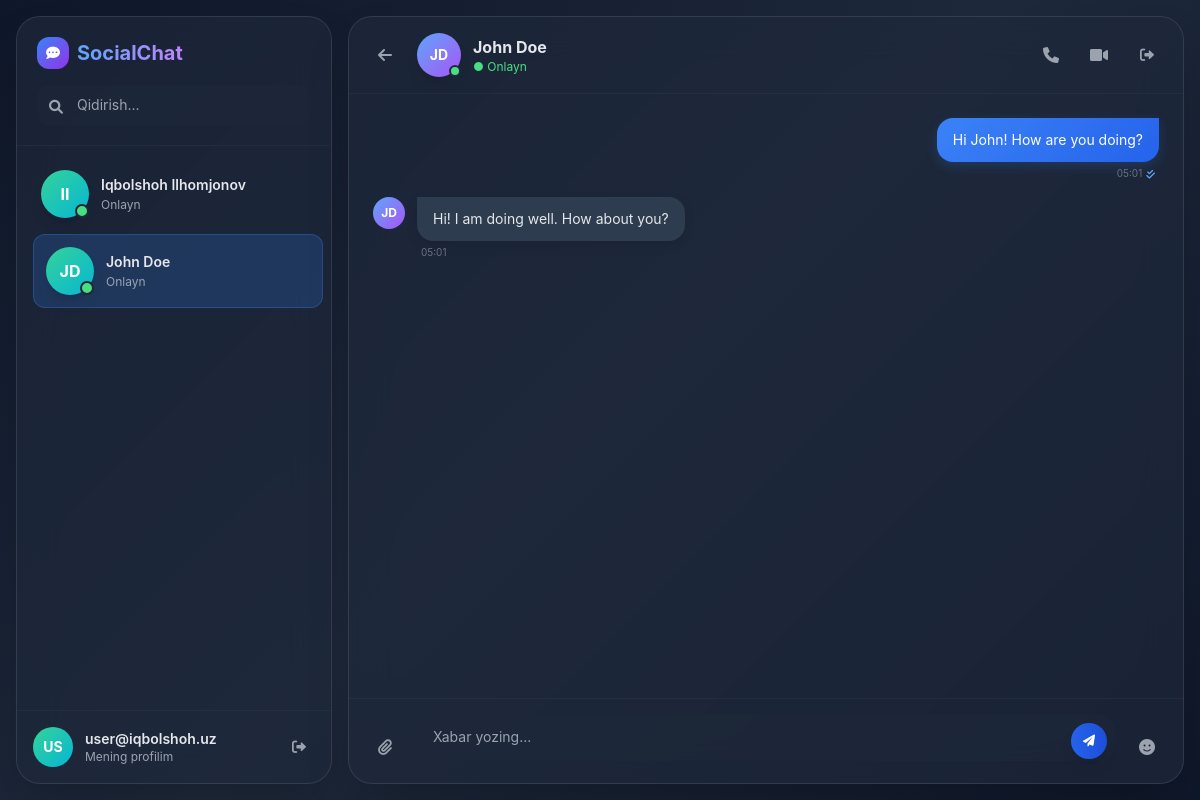
The page /?id=3 (signed in) on the database its author committed.
### tables this page shows
CREATE TABLE users (
    id INT PRIMARY KEY AUTO_INCREMENT,
    name VARCHAR(50) NOT NULL,
    email VARCHAR(100) NOT NULL UNIQUE,
    password VARCHAR(255) NOT NULL,
    created_at TIMESTAMP DEFAULT CURRENT_TIMESTAMP,
    updated_at TIMESTAMP DEFAULT CURRENT_TIMESTAMP ON UPDATE CURRENT_TIMESTAMP
);

CREATE TABLE messages (
    id INT PRIMARY KEY AUTO_INCREMENT,
    sender_id INT NOT NULL,
    receiver_id INT NOT NULL,
    message TEXT NOT NULL,
    status ENUM('sent', 'read') DEFAULT 'sent',
    created_at TIMESTAMP DEFAULT CURRENT_TIMESTAMP,
    FOREIGN KEY (sender_id) REFERENCES users(id) ON DELETE CASCADE,
    FOREIGN KEY (receiver_id) REFERENCES users(id) ON DELETE CASCADE
);

### db.php (called while the page is built, shortened)
<?php
class Database
{
    private $conn;
    public function __construct()
    {
        try {
            $this->conn = new PDO(
                "mysql:host=" . DB_SERVER . ";dbname=" . DB_NAME,
                DB_USERNAME,
                DB_PASSWORD,
                [
                    PDO::ATTR_ERRMODE => PDO::ERRMODE_EXCEPTION,
                    PDO::ATTR_DEFAULT_FETCH_MODE => PDO::FETCH_ASSOC,
                    PDO::ATTR_EMULATE_PREPARES => false,
                ]
            );
        } catch (PDOException $e) {
            die("Database connection error: " . $e->getMessage());
        }
    }
    public function execute($sql, $params = [])
    {
        try {
            $stmt = $this->conn->prepare($sql);
            $stmt->execute($params);
            return $stmt;
        } catch (PDOException $e) {
            die("Query Error: " . $e->getMessage());
        }
    }
    public function select($table, $columns = "*", $condition = "", $params = [])
    {
        return $this->execute(
            "SELECT $columns FROM $table" . ($condition ? " WHERE $condition" : ""),
            $params
        )->fetchAll();
    }
}

### index.php (the view, shortened to what this page needs)
<?php
include 'db.php';
$db = new Database();
$contacts = $db->select('users', '*', 'id != ?', [$_SESSION['user']['id']]);
if (isset($_GET['id']) && !empty($_GET['id'])) {
    $messages = $db->select('messages', '*', '(sender_id = ? AND receiver_id = ?) OR (sender_id = ? AND receiver_id = ?)', [$_SESSION['user']['id'], $_GET['id'], $_GET['id'], $_SESSION['user']['id']]);
} else {
    $messages = [];
    $_SESSION['receiver']['id'] = null;
    $_SESSION['receiver']['name'] = null;
}
?>
<!DOCTYPE html>
<html lang="en" class="dark">
<head>
    <script src="https://cdn.tailwindcss.com"></script>
    <link rel="stylesheet" href="https://cdnjs.cloudflare.com/ajax/libs/font-awesome/6.0.0-beta3/css/all.min.css">
</head>
<body class="text-gray-200 antialiased">
    <div class="flex h-screen p-3 md:p-4 gap-3 md:gap-4">
        <div class="sidebar-panel glass-panel rounded-2xl md:rounded-3xl flex flex-col flex-shrink-0 shadow-2xl md:relative md:transform-none" id="sidebar">
            <div class="p-4 md:p-5 border-b border-gray-700/30">
                <div class="flex items-center justify-between mb-4">
                    <div class="flex items-center gap-2">
                        <div class="w-8 h-8 bg-gradient-to-br from-blue-500 to-purple-600 rounded-xl flex items-center justify-center">
                            <i class="fas fa-comment-dots text-white text-sm"></i>
                        </div>
                        <h2 class="text-lg md:text-xl font-bold bg-gradient-to-r from-blue-400 to-purple-400 bg-clip-text text-transparent">
                        </h2>
                    </div>
                </div>
                <div class="relative">
                    <input type="text" placeholder="Qidirish..." class="w-full bg-slate-800/50 rounded-xl px-4 py-2.5 pl-10 focus:outline-none focus:ring-2 focus:ring-blue-500/50 text-sm transition-all">
                    <i class="fas fa-search absolute left-3 top-3 text-gray-400 text-sm"></i>
                </div>
            </div>
            <div class="flex-1 overflow-y-auto custom-scrollbar p-2 md:p-3 space-y-1">
                <?php foreach ($contacts as $contact) : ?>
                    <?php
                    $nameParts = explode(' ', trim($contact['name']));
                    $initials = strtoupper(substr($nameParts[0], 0, 1) . (isset($nameParts[1]) ? substr($nameParts[1], 0, 1) : ''));
                    $safeName = htmlspecialchars($contact['name'], ENT_QUOTES, 'UTF-8');
                    $userId = $contact['id'];
                    $isActive = (isset($_GET['id']) && $_GET['id'] == $userId) ? 'active' : '';
                    ?>
                    <a href="?id=<?= $userId ?>" class="user-card flex items-center gap-3 p-3 rounded-xl cursor-pointer block hover:no-underline <?= $isActive ?>">
                        <div class="relative flex-shrink-0">
                            <div class="w-12 h-12 bg-gradient-to-br from-emerald-400 to-cyan-500 rounded-full flex items-center justify-center shadow-lg">
                                <span class="font-bold text-white"><?= $initials ?></span>
                            </div>
                            <span class="absolute bottom-0 right-0 w-3.5 h-3.5 bg-green-400 rounded-full border-2 border-slate-800 pulse-dot"></span>
                        </div>
                        <div class="flex-1 min-w-0">
                            <div class="flex items-center justify-between mb-0.5">
                                <p class="font-semibold text-sm truncate"><?= $safeName ?></p>
                            </div>
                            <p class="text-xs text-gray-400">Onlayn</p>
                        </div>
                    </a>
                <?php endforeach; ?>
            </div>
            <div class="p-3 md:p-4 border-t border-gray-700/30">
                <div class="flex items-center gap-3">
                    <div class="w-10 h-10 bg-gradient-to-br from-emerald-400 to-cyan-500 rounded-full flex items-center justify-center">
                        <span class="font-bold text-white text-sm">
                            <?php echo isset($_SESSION['user']['email']) ? strtoupper(substr($_SESSION['user']['email'], 0, 2)) : 'ME'; ?>
                        </span>
                    </div>
                    <div class="flex-1 min-w-0">
                        <p class="font-semibold text-sm truncate">
                            <?php echo isset($_SESSION['user']['email']) ? htmlspecialchars($_SESSION['user']['email']) : 'User'; ?>
                        </p>
                        <p class="text-xs text-gray-400">Mening profilim</p>
                    </div>
                    <button onclick="openLogoutModal()" class="w-8 h-8 rounded-lg hover:bg-red-500/20 flex items-center justify-center transition-colors group" title="Chiqish">
                        <i class="fas fa-sign-out-alt text-gray-400 group-hover:text-red-400 text-sm transition-colors"></i>
                    </button>
                </div>
            </div>
        </div>
        <div class="flex-1 flex flex-col">
            <?php if (isset($_GET['id']) && !empty($_GET['id'])): ?>
                <div class="glass-panel rounded-2xl md:rounded-3xl flex flex-col h-full shadow-2xl chat-window">
                    <div class="p-3 md:p-4 border-b border-gray-700/30 flex items-center justify-between">
                        <div class="flex items-center gap-3">
                            <button class="hidden md:flex w-10 h-10 rounded-xl hover:bg-white/10 items-center justify-center flex-shrink-0 transition-colors" onclick="closeChat()">
                                <i class="fas fa-arrow-left text-gray-400"></i>
                            </button>
                            <div class="relative flex-shrink-0">
                                <div class="w-10 h-10 md:w-11 md:h-11 bg-gradient-to-br from-blue-400 to-purple-500 rounded-full flex items-center justify-center shadow-lg">
                                    <?php
                                    $receiverNameParts = explode(' ', trim($_SESSION['receiver']['name']));
                                    $receiverInitials = strtoupper(substr($receiverNameParts[0], 0, 1) . (isset($receiverNameParts[1]) ? substr($receiverNameParts[1], 0, 1) : ''));
                                    ?>
                                    <span class="font-bold text-white text-sm"><?= $receiverInitials ?></span>
                                </div>
                                <span class="absolute bottom-0 right-0 w-3 h-3 bg-green-400 rounded-full border-2 border-slate-800 pulse-dot"></span>
                            </div>
                            <div>
                                <h3 class="font-bold text-sm md:text-base"><?= htmlspecialchars($_SESSION['receiver']['name']) ?></h3>
                                <p class="text-xs text-green-400">● Onlayn</p>
                            </div>
                        </div>
                        <div class="flex gap-1 md:gap-2">
                            <button class="w-10 h-10 rounded-xl hover:bg-white/10 flex items-center justify-center transition-colors">
                                <i class="fas fa-phone text-gray-400"></i>
                            </button>
                            <button class="w-10 h-10 rounded-xl hover:bg-white/10 flex items-center justify-center transition-colors hidden sm:flex">
                                <i class="fas fa-video text-gray-400"></i>
                            </button>
                            <button onclick="openLogoutModal()" class="w-10 h-10 rounded-xl hover:bg-red-500/20 flex items-center justify-center transition-colors group">
                                <i class="fas fa-sign-out-alt text-gray-400 group-hover:text-red-400 text-sm transition-colors"></i>
                            </button>
                        </div>
                    </div>
                    <div class="flex-1 overflow-y-auto custom-scrollbar p-4 md:p-6 space-y-4" id="messagesContainer">
                        <?php foreach ($messages as $m) : ?>
                            <?php if ($m['sender_id'] == $_SESSION['user']['id']) : ?>
                                <div class="flex items-start gap-2 md:gap-3 justify-end">
                                    <div class="max-w-[75%] md:max-w-md">
                                        <div class="message-sent text-white rounded-2xl rounded-tr-none px-3 py-2 md:px-4 md:py-3">
                                            <p class="text-sm"><?= htmlspecialchars($m['message']) ?></p>
                                        </div>
                                        <p class="text-[10px] text-gray-500 mt-1 mr-1 text-right flex items-center justify-end gap-1">
                                            <?= date('H:i', strtotime($m['created_at'] ?? 'now')) ?>
                                            <i class="fas fa-check-double text-blue-400 text-[10px]"></i>
                                        </p>
                                    </div>
                                </div>
                            <?php else : ?>
                                <div class="flex items-start gap-2 md:gap-3">
                                    <div class="w-8 h-8 bg-gradient-to-br from-blue-400 to-purple-500 rounded-full flex items-center justify-center flex-shrink-0">
                                        <span class="text-xs font-bold text-white"><?= $receiverInitials ?></span>
                                    </div>
                                    <div class="max-w-[75%] md:max-w-md">
                                        <div class="message-received rounded-2xl rounded-tl-none px-3 py-2 md:px-4 md:py-3">
                                            <p class="text-sm"><?= htmlspecialchars($m['message']) ?></p>
                                        </div>
                                        <p class="text-[10px] text-gray-500 mt-1 ml-1">
                                            <?= date('H:i', strtotime($m['created_at'] ?? 'now')) ?>
                                        </p>
                                    </div>
                                </div>
                            <?php endif; ?>
                        <?php endforeach; ?>
                    </div>
                    <div class="p-3 md:p-4 border-t border-gray-700/30">
                        <form id="messageForm" class="flex items-end gap-2 md:gap-3">
                            <button type="button" class="w-10 h-10 rounded-xl hover:bg-white/10 flex items-center justify-center transition-colors flex-shrink-0">
                                <i class="fas fa-paperclip text-gray-400"></i>
                            </button>
                            <div class="flex-1 relative">
                                <textarea
                                    rows="1"
                                    placeholder="Xabar yozing..."
                                    class="w-full bg-slate-800/50 rounded-2xl px-4 py-3 pr-12 focus:outline-none focus:ring-2 focus:ring-blue-500/50 resize-none text-sm transition-all"
                                    style="min-height: 46px; max-height: 120px;"
                                    id="messageInput"></textarea>
                                <button type="submit" class="absolute right-2 top-1/2 -translate-y-1/2 w-9 h-9 rounded-full bg-gradient-to-r from-blue-600 to-blue-700 hover:from-blue-500 hover:to-blue-600 flex items-center justify-center transition-all shadow-lg hover:shadow-blue-500/25">
                                    <i class="fas fa-paper-plane text-white text-xs"></i>
                                </button>
                            </div>
                            <button type="button" class="w-10 h-10 rounded-xl hover:bg-white/10 flex items-center justify-center transition-colors flex-shrink-0 hidden sm:flex">
                                <i class="fas fa-smile text-gray-400"></i>
                            </button>
                        </form>
                    </div>
                </div>
            <?php endif; ?>
        </div>
    </div>
</body>
</html>

### index.php (style rules this page uses)
* { margin: 0; padding: 0; box-sizing: border-box; }
body { background: linear-gradient(135deg, #0f172a 0%, #1e293b 50%, #0f172a 100%); background-attachment: fixed; height: 100vh; overflow: hidden; font-family: -apple-system, BlinkMacSystemFont, 'Segoe UI', Roboto, Oxygen, Ubuntu, sans-serif; }
.glass-panel { background: rgba(30, 41, 59, 0.7); backdrop-filter: blur(20px); -webkit-backdrop-filter: blur(20px); border: 1px solid rgba(255, 255, 255, 0.1); }
.message-sent { background: linear-gradient(135deg, #3b82f6 0%, #2563eb 100%); box-shadow: 0 4px 12px rgba(59, 130, 246, 0.2); }
.message-received { background: rgba(51, 65, 85, 0.8); box-shadow: 0 4px 12px rgba(0, 0, 0, 0.1); }
.user-card { transition: all 0.3s cubic-bezier(0.4, 0, 0.2, 1); }
.user-card.active { background: rgba(59, 130, 246, 0.2); border: 1px solid rgba(59, 130, 246, 0.3); transform: translateX(4px); }
.chat-window { animation: slideIn 0.3s cubic-bezier(0.4, 0, 0.2, 1); }
.sidebar-panel { transition: transform 0.3s cubic-bezier(0.4, 0, 0.2, 1); }
.pulse-dot { animation: pulse 2s infinite; }

### rows shown on the page
users: name "II", name "Iqbolshoh Ilhomjonov"
users: name "JD", name "John Doe"
messages: message "Hi John! How are you doing?", created_at "05:01"
messages: message "Hi! I am doing well. How about you?", created_at "05:01"

### other values the page prints
substr($_SESSION['user']['email'], 0, 2) "US"
$_SESSION['user']['email'] "user@iqbolshoh.uz"
$receiverInitials "JD"
$_SESSION['receiver']['name'] "John Doe"
